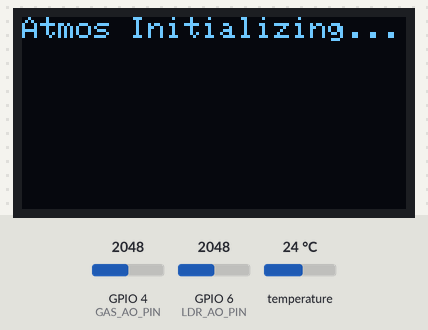
Recording of a sketch running on a simulated ESP32-S3. On the bench: 128×64 one-colour display. The inputs (shaded band) are chosen by the test bench; at power-on: GPIO 4 (GAS_AO_PIN) = 2048, GPIO 6 (LDR_AO_PIN) = 2048, temperature 24 °C. EEPROM starts erased; what the sketch prints to the serial monitor is not drawn.

Above: at 0.1 s.
At 3.7 s:
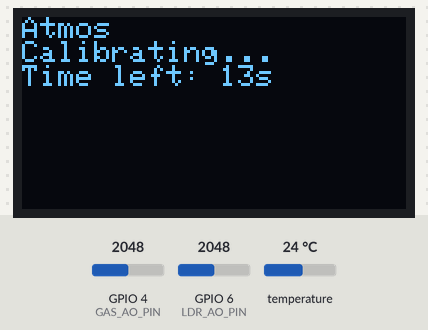
At 5.7 s:
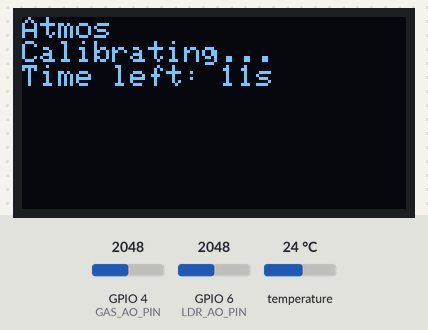
At 7.7 s:
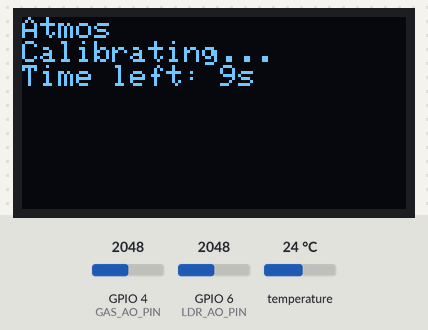
At 11.7 s:
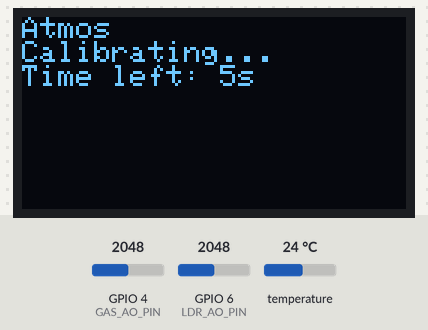
At 19.7 s:
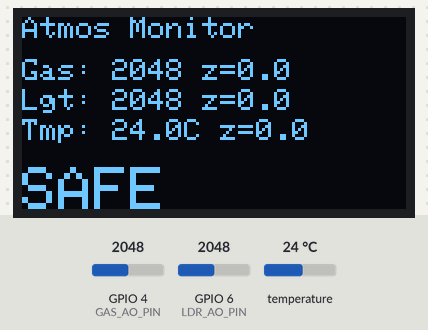

Measured:
- what the display in image 1 shows lasts 2.0 s, from 3.6 s to 5.6 s

The sketch:

atoms.ino
```cpp
/*
  ============================================================
   Atmos — Self-Calibrating Environmental Monitor
   (Optimized: Union Memory, NVS Flash Wear Protection, Per-Sensor Warm Boot)
  ============================================================
*/

#include <Wire.h>
#include <Adafruit_GFX.h>
#include <Adafruit_SSD1306.h>
#include <OneWire.h>
#include <DallasTemperature.h>
#include <Preferences.h>

// ---------------- Pin map & Display ----------------
#define GAS_AO_PIN   4
#define ONE_WIRE_BUS 5
#define LDR_AO_PIN   6
#define OLED_SCL_PIN 9
#define OLED_SDA_PIN 8

Adafruit_SSD1306 display(128, 64, &Wire, -1);
OneWire oneWire(ONE_WIRE_BUS);
DallasTemperature sensors(&oneWire);
Preferences nvs;

// ---------------- Timing & Thresholds ----------------
const unsigned long SAMPLE_INTERVAL_MS = 2000;
const unsigned long CALIBRATION_DURATION_MS = 16000;
const unsigned long NVS_SAVE_INTERVAL_MS = 3600000;

const float Z_WARNING = 2.0;
const float Z_DANGER  = 3.5;

unsigned long lastSampleTime = 0;
unsigned long lastNVSSaveTime = 0;
unsigned long bootTime = 0;
bool isCalibrating = true;

// ---------------- Baseline structure ----------------
struct Baseline {
  float mean;
  union {
    float M2;       // Memory state 1: Used ONLY during calibration
    float variance; // Memory state 2: Used ONLY during live monitoring
  };
  int sampleCount;
  float alpha;
  float minStdDev;
  bool needsCalib;  // Tracks if this specific sensor needs a cold boot
};

// INITIALIZATION: {mean, union(M2/var), sampleCount, alpha, minStdDev, needsCalib}
Baseline gasBaseline   = {0.0, {0.0}, 0, 0.010, 5.0, true};
Baseline tempBaseline  = {0.0, {0.0}, 0, 0.005, 0.5, true};
Baseline lightBaseline = {0.0, {0.0}, 0, 0.001, 10.0, true};

enum AlertLevel { SAFE, CAUTION, DANGER };
AlertLevel currentAlert = SAFE;

// ============================================================
// NVS Storage Struct
// ============================================================
struct NVSState {
  float mean;
  float variance;
  bool isValid;
};

// ============================================================
// Statistics (Welford's & EMA)
// ============================================================
void calibAccumulate(Baseline &b, float value) {
  b.sampleCount++;
  float delta = value - b.mean;
  b.mean += delta / b.sampleCount;
  b.M2 += delta * (value - b.mean);
}

void calibFinalize(Baseline &b) {
  float finalVar = (b.sampleCount < 2) ? (b.minStdDev * b.minStdDev) : (b.M2 / (b.sampleCount - 1));
  float minVar = b.minStdDev * b.minStdDev;
  b.variance = (finalVar < minVar) ? minVar : finalVar;
  b.needsCalib = false; // Calibration complete for this sensor
}

void calibRollingUpdate(Baseline &b, float value) {
  float delta = value - b.mean;
  b.mean += b.alpha * delta;
  b.variance = (1.0 - b.alpha) * (b.variance + b.alpha * delta * delta);

  float minVar = b.minStdDev * b.minStdDev;
  if (b.variance < minVar) b.variance = minVar;
}

float zScore(Baseline &b, float value) {
  return (value - b.mean) / sqrt(b.variance);
}

// ============================================================
// NVS Management
// ============================================================
bool loadBaselineFromNVS(const char* key, Baseline &b, float currentVal) {
  NVSState savedState;
  size_t bytesRead = nvs.getBytes(key, &savedState, sizeof(NVSState));

  if (bytesRead == sizeof(NVSState) && savedState.isValid) {
    // FIX: Enforce floor immediately to prevent div-by-zero during sanity check AND live monitoring
    float minVar = b.minStdDev * b.minStdDev;
    float safeVariance = (savedState.variance < minVar) ? minVar : savedState.variance;
    float expectedStdDev = sqrt(safeVariance);

    if (abs(currentVal - savedState.mean) / expectedStdDev > 5.0) {
      Serial.printf("[%s] NVS data stale. Forcing recalibration.\n", key);
      return false;
    }

    b.mean = savedState.mean;
    b.variance = safeVariance;
    Serial.printf("[%s] NVS loaded. Mean: %.1f\n", key, b.mean);
    return true;
  }
  return false;
}

void saveBaselinesToNVS() {
  NVSState gState = {gasBaseline.mean, gasBaseline.variance, true};
  NVSState tState = {tempBaseline.mean, tempBaseline.variance, true};
  NVSState lState = {lightBaseline.mean, lightBaseline.variance, true};

  nvs.putBytes("gas", &gState, sizeof(NVSState));
  nvs.putBytes("temp", &tState, sizeof(NVSState));
  nvs.putBytes("light", &lState, sizeof(NVSState));
  Serial.println("[NVS] Baselines committed to flash.");
}

// ============================================================
// Sensor reading
// ============================================================
float readGas() { return analogRead(GAS_AO_PIN); }
float readLight() { return analogRead(LDR_AO_PIN); }

bool readTemperature(float &temperature) {
  sensors.requestTemperatures();
  float tempC = sensors.getTempCByIndex(0);
  if (tempC == DEVICE_DISCONNECTED_C || isnan(tempC)) return false;
  temperature = tempC;
  return true;
}

// ============================================================
// Forward Declarations
// ============================================================
const char* alertLevelToString(AlertLevel level);
void updateDisplayCalibrating();
void updateDisplayLive(float gasValue, float gasZ, float lightValue, float lightZ, float tempValue, float tempZ, bool tempOk);

// ============================================================
// Setup
// ============================================================
void setup() {
  Serial.begin(115200);
  pinMode(GAS_AO_PIN, INPUT);
  pinMode(LDR_AO_PIN, INPUT);
  pinMode(ONE_WIRE_BUS, INPUT_PULLUP);

  sensors.begin();
  Wire.begin(OLED_SDA_PIN, OLED_SCL_PIN);

  if (!display.begin(SSD1306_SWITCHCAPVCC, 0x3C)) {
    Serial.println("OLED not detected.");
  } else {
    display.clearDisplay(); display.setTextSize(1);
    display.setTextColor(SSD1306_WHITE); display.setCursor(0,0);
    display.println("Atmos Initializing..."); display.display();
  }

  nvs.begin("atmos", false);

  float initGas = analogRead(GAS_AO_PIN);
  float initLight = analogRead(LDR_AO_PIN);
  sensors.requestTemperatures();
  float initTemp = sensors.getTempCByIndex(0);

  // FIX: Per-sensor warm boot evaluation
  gasBaseline.needsCalib = !loadBaselineFromNVS("gas", gasBaseline, initGas);
  lightBaseline.needsCalib = !loadBaselineFromNVS("light", lightBaseline, initLight);
  tempBaseline.needsCalib = !loadBaselineFromNVS("temp", tempBaseline, initTemp);

  isCalibrating = gasBaseline.needsCalib || lightBaseline.needsCalib || tempBaseline.needsCalib;

  if (!isCalibrating) {
    Serial.println("Warm boot successful for all sensors.");
  } else {
    Serial.println("Partial or full cold boot. Calibrating missing sensors...");
    bootTime = millis();
  }
  lastSampleTime = millis();
}

// ============================================================
// Loop
// ============================================================
void loop() {
  unsigned long now = millis();

  if (!isCalibrating && (now - lastNVSSaveTime >= NVS_SAVE_INTERVAL_MS) && currentAlert == SAFE) {
    saveBaselinesToNVS();
    lastNVSSaveTime = now;
  }

  if (now - lastSampleTime < SAMPLE_INTERVAL_MS) return;
  lastSampleTime = now;

  float gasValue = readGas();
  float lightValue = readLight();
  float tempValue = 0.0;
  bool tempOk = readTemperature(tempValue);

  if (isCalibrating) {
    // Only accumulate for sensors that actually need it
    if (gasBaseline.needsCalib) calibAccumulate(gasBaseline, gasValue);
    if (lightBaseline.needsCalib) calibAccumulate(lightBaseline, lightValue);
    if (tempOk && tempBaseline.needsCalib) calibAccumulate(tempBaseline, tempValue);

    if (now - bootTime >= CALIBRATION_DURATION_MS) {
      if (gasBaseline.needsCalib) calibFinalize(gasBaseline);
      if (lightBaseline.needsCalib) calibFinalize(lightBaseline);
      if (tempBaseline.needsCalib) calibFinalize(tempBaseline);
      isCalibrating = false;
      Serial.println("Calibration complete.");
    }
    updateDisplayCalibrating();
    return;
  }

  float gasZ = zScore(gasBaseline, gasValue);
  float lightZ = zScore(lightBaseline, lightValue);
  float tempZ = tempOk ? zScore(tempBaseline, tempValue) : 0;

  float worstZ = max(gasZ, max(lightZ, tempOk ? tempZ : 0));
  AlertLevel newAlert = SAFE;

  if (worstZ >= Z_DANGER) newAlert = DANGER;
  else if (worstZ >= Z_WARNING) newAlert = CAUTION;

  currentAlert = newAlert;

  if (currentAlert == SAFE) {
    calibRollingUpdate(gasBaseline, gasValue);
    calibRollingUpdate(lightBaseline, lightValue);
    if (tempOk) calibRollingUpdate(tempBaseline, tempValue);
  }

  updateDisplayLive(gasValue, gasZ, lightValue, lightZ, tempValue, tempZ, tempOk);
}

// ============================================================
// Display Rendering Functions
// ============================================================
const char* alertLevelToString(AlertLevel level) {
  switch(level) {
    case SAFE:    return "SAFE";
    case CAUTION: return "CAUTION";
    case DANGER:  return "DANGER";
  }
  return "UNKNOWN";
}

void updateDisplayCalibrating() {
  display.clearDisplay();
  display.setTextSize(1);
  display.setCursor(0,0);
  display.println("Atmos");
  display.println("Calibrating...");
  display.print("Time left: ");
  long remaining = (CALIBRATION_DURATION_MS - (millis() - bootTime)) / 1000;
  if (remaining < 0) remaining = 0;
  display.print(remaining); display.println("s");
  display.display();
}

void updateDisplayLive(float gasValue, float gasZ, float lightValue, float lightZ, float tempValue, float tempZ, bool tempOk) {
  display.clearDisplay();
  display.setTextSize(1);
  display.setCursor(0,0);
  display.println("Atmos Monitor");

  display.setCursor(0,14);
  display.print("Gas: "); display.print(gasValue,0); display.print(" z="); display.println(gasZ,1);

  display.setCursor(0,24);
  display.print("Lgt: "); display.print(lightValue,0); display.print(" z="); display.println(lightZ,1);

  display.setCursor(0,34);
  display.print("Tmp: ");
  if (tempOk) {
    display.print(tempValue,1); display.print("C z="); display.println(tempZ,1);
  } else {
    display.println("n/a");
  }

  display.setCursor(0,50);
  display.setTextSize(2);
  display.print(alertLevelToString(currentAlert));
  display.display();
}
```
